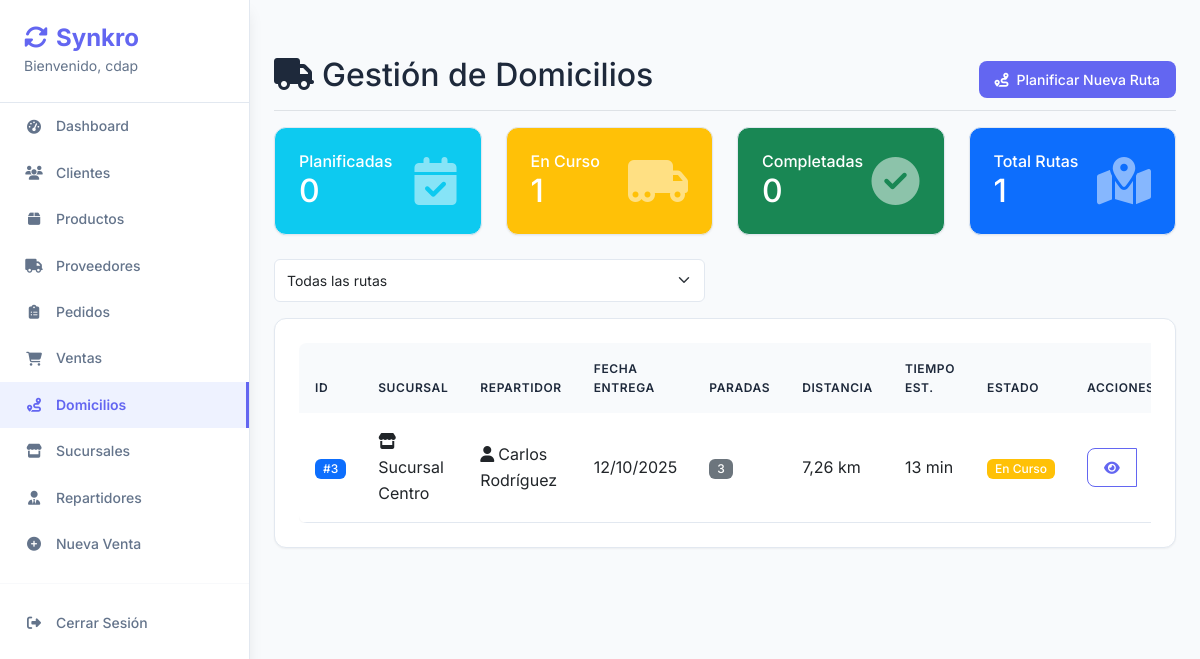
The app's page /domicilios/ (signed in), older data.
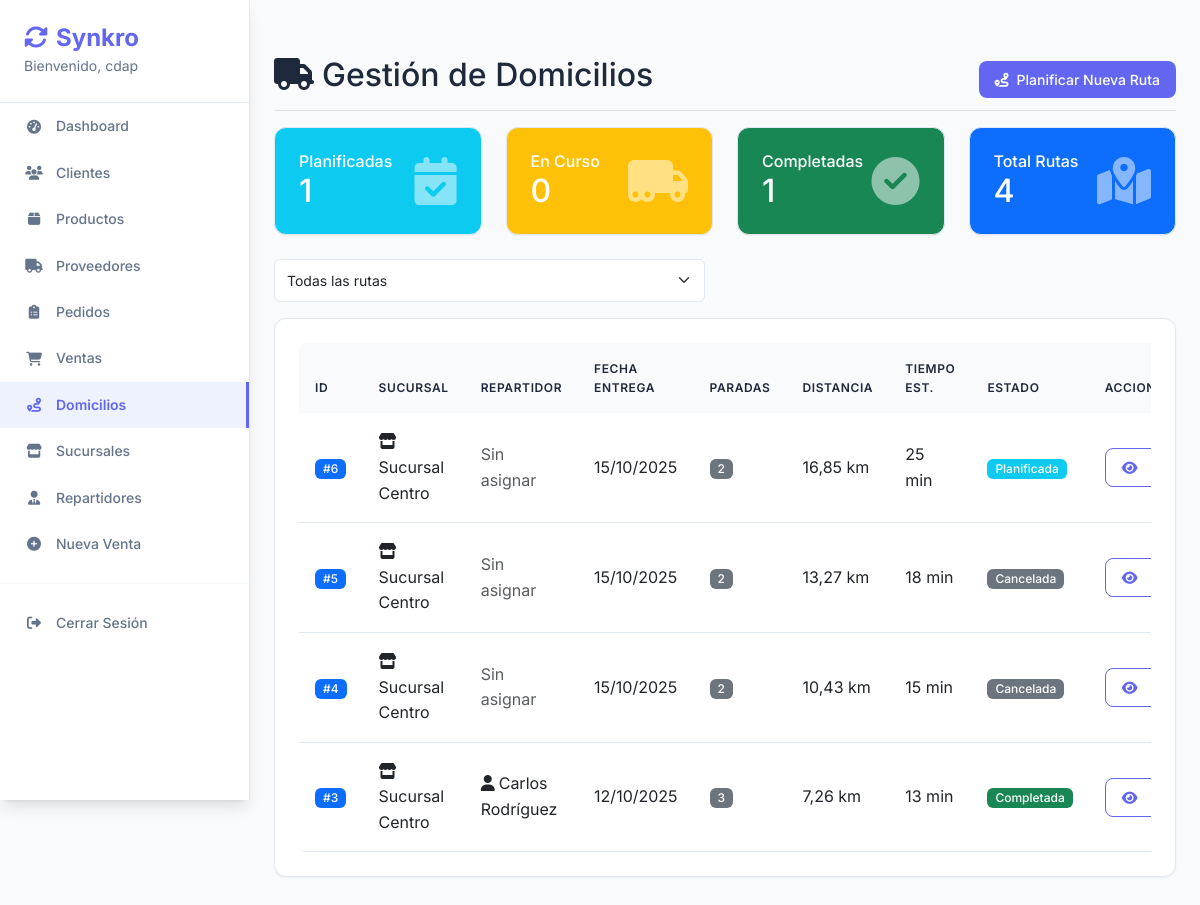
The same page, newer data.
### core/models.py (models this page shows, shortened)
class RutaEntrega(models.Model):
    ESTADO_CHOICES = [
        ('PLANIFICADA', 'Planificada'),
        ('EN_CURSO', 'En Curso'),
        ('COMPLETADA', 'Completada'),
        ('CANCELADA', 'Cancelada'),
    ]
    sucursal_origen = models.ForeignKey(Sucursal, on_delete=models.PROTECT, related_name='rutas')
    repartidor = models.ForeignKey(Repartidor, on_delete=models.SET_NULL, null=True, blank=True, related_name='rutas')
    fecha_creacion = models.DateTimeField(auto_now_add=True)
    fecha_entrega = models.DateField()
    distancia_total_km = models.DecimalField(max_digits=6, decimal_places=2)
    tiempo_estimado_min = models.PositiveIntegerField()
    numero_paradas = models.PositiveIntegerField()
    waypoints = models.JSONField(help_text="Coordenadas de los puntos de la ruta")
    geometria_ruta = models.JSONField(null=True, blank=True, help_text="Geometría completa de la ruta")
    estado_trafico = models.JSONField(default=dict, blank=True, help_text="Información de tráfico al momento de planificar")
    plan_cargue = models.JSONField(default=list, blank=True, help_text="Plan de cargue LIFO con orden de productos")
    instrucciones_navegacion = models.JSONField(default=list, blank=True, help_text="Instrucciones paso a paso de navegación")
    peso_total_kg = models.DecimalField(max_digits=8, decimal_places=2, default=0, help_text="Peso total de la carga")
    volumen_total_m3 = models.DecimalField(max_digits=8, decimal_places=3, default=0, help_text="Volumen total de la carga")
    estado = models.CharField(max_length=20, choices=ESTADO_CHOICES, default='PLANIFICADA')
    hora_inicio_real = models.DateTimeField(null=True, blank=True, help_text="Hora en que inició la ruta")
    hora_fin_real = models.DateTimeField(null=True, blank=True, help_text="Hora en que finalizó la ruta")
    class Meta:
        verbose_name_plural = "Rutas de Entrega"
        ordering = ['-fecha_creacion']

class Sucursal(models.Model):
    nombre = models.CharField(max_length=200, unique=True, help_text="Nombre de la sucursal")
    codigo = models.CharField(max_length=20, unique=True, help_text="Código único de la sucursal")
    direccion = models.CharField(max_length=300)
    ciudad = models.CharField(max_length=100, default='Barranquilla')
    departamento = models.CharField(max_length=100, default='Atlántico')
    latitud = models.DecimalField(max_digits=10, decimal_places=7, help_text="Latitud de la ubicación")
    longitud = models.DecimalField(max_digits=10, decimal_places=7, help_text="Longitud de la ubicación")
    telefono = models.CharField(max_length=20, blank=True)
    email = models.EmailField(blank=True, null=True)
    activa = models.BooleanField(default=True, help_text="Indica si la sucursal está operativa")
    es_principal = models.BooleanField(default=False, help_text="Sucursal principal por defecto")
    radio_cobertura_km = models.DecimalField(
        max_digits=5,
        decimal_places=2,
        default=10.0,
        help_text="Radio de cobertura en kilómetros"
    )
    horario_apertura = models.TimeField(null=True, blank=True)
    horario_cierre = models.TimeField(null=True, blank=True)
    fecha_creacion = models.DateTimeField(auto_now_add=True)
    notas = models.TextField(blank=True, help_text="Notas adicionales sobre la sucursal")
    class Meta:
        verbose_name_plural = "Sucursales"
        ordering = ['-es_principal', 'nombre']

class Repartidor(models.Model):
    ESTADO_CHOICES = [
        ('ACTIVO', 'Activo'),
        ('INACTIVO', 'Inactivo'),
        ('EN_RUTA', 'En Ruta'),
    ]
    nombre = models.CharField(max_length=200)
    telefono = models.CharField(max_length=20)
    documento = models.CharField(max_length=50, unique=True)
    estado = models.CharField(max_length=20, choices=ESTADO_CHOICES, default='ACTIVO')
    fecha_ingreso = models.DateField(auto_now_add=True)
    capacidad_maxima_kg = models.DecimalField(
        max_digits=10, decimal_places=2, default=1000.00,
        help_text="Capacidad máxima del vehículo en kilogramos (kg)"
    )
    capacidad_maxima_m3 = models.DecimalField(
        max_digits=10, decimal_places=3, default=5.000,
        help_text="Capacidad máxima del vehículo en metros cúbicos (m³)"
    )
    class Meta:
        verbose_name_plural = "Repartidores"

### core/views.py (the view)
# urls.py: path('domicilios/', views.domicilios_home, name='domicilios_home'),
@login_required
def domicilios_home(request):
    estado = request.GET.get('estado', 'todas')
    rutas = RutaEntrega.objects.select_related('sucursal_origen', 'repartidor').prefetch_related('detalles__venta')
    if estado != 'todas':
        rutas = rutas.filter(estado=estado.upper())
    context = {
        'rutas': rutas.order_by('-fecha_creacion'),
        'rutas_planificadas': RutaEntrega.objects.filter(estado='PLANIFICADA').count(),
        'rutas_en_curso': RutaEntrega.objects.filter(estado='EN_CURSO').count(),
        'rutas_completadas': RutaEntrega.objects.filter(estado='COMPLETADA').count(),
        'estado_selected': estado
    }
    return render(request, 'domicilios/dashboard.html', context)

### core/templates/domicilios/dashboard.html (shortened to what the changed rows need)
{% extends 'base.html' %}
{% block content %}
<div class="d-flex justify-content-between flex-wrap flex-md-nowrap align-items-center pt-3 pb-2 mb-3 border-bottom">
    <h1 class="h2"><i class="fas fa-truck me-2"></i>Gestión de Domicilios</h1>
</div>
<div class="row mb-4">
    <div class="col-md-3">
        <div class="card bg-info text-white">
            <div class="card-body">
                <div class="d-flex justify-content-between align-items-center">
                    <div>
                        <h6 class="card-title mb-0">Planificadas</h6>
                        <h2 class="mb-0">{{ rutas_planificadas }}</h2>
                    </div>
                </div>
            </div>
        </div>
    </div>
    <div class="col-md-3">
        <div class="card bg-warning text-white">
            <div class="card-body">
                <div class="d-flex justify-content-between align-items-center">
                    <div>
                        <h6 class="card-title mb-0">En Curso</h6>
                        <h2 class="mb-0">{{ rutas_en_curso }}</h2>
                    </div>
                </div>
            </div>
        </div>
    </div>
    <div class="col-md-3">
        <div class="card bg-success text-white">
            <div class="card-body">
                <div class="d-flex justify-content-between align-items-center">
                    <div>
                        <h6 class="card-title mb-0">Completadas</h6>
                        <h2 class="mb-0">{{ rutas_completadas }}</h2>
                    </div>
                </div>
            </div>
        </div>
    </div>
    <div class="col-md-3">
        <div class="card bg-primary text-white">
            <div class="card-body">
                <div class="d-flex justify-content-between align-items-center">
                    <div>
                        <h6 class="card-title mb-0">Total Rutas</h6>
                        <h2 class="mb-0">{{ rutas.count }}</h2>
                    </div>
                </div>
            </div>
        </div>
    </div>
</div>
<div class="card">
    <div class="card-body">
        {% if rutas %}
        <div class="table-responsive">
            <table class="table table-hover">
                <thead>
                    <tr>
                        <th>ID</th>
                        <th>Sucursal</th>
                        <th>Repartidor</th>
                        <th>Fecha Entrega</th>
                        <th>Paradas</th>
                        <th>Distancia</th>
                        <th>Tiempo Est.</th>
                        <th>Estado</th>
                        <th>Acciones</th>
                    </tr>
                </thead>
                <tbody>
                    {% for ruta in rutas %}
                    <tr>
                        <td><span class="badge bg-primary">#{{ ruta.id }}</span></td>
                        <td>
                            <i class="fas fa-store me-1"></i>{{ ruta.sucursal_origen.nombre }}
                        </td>
                        <td>
                            {% if ruta.repartidor %}
                                <i class="fas fa-user me-1"></i>{{ ruta.repartidor.nombre }}
                            {% else %}
                                <span class="text-muted">Sin asignar</span>
                            {% endif %}
                        </td>
                        <td>{{ ruta.fecha_entrega|date:"d/m/Y" }}</td>
                        <td><span class="badge bg-secondary">{{ ruta.numero_paradas }}</span></td>
                        <td>{{ ruta.distancia_total_km }} km</td>
                        <td>{{ ruta.tiempo_estimado_min }} min</td>
                        <td>
                            {% if ruta.estado == 'PLANIFICADA' %}
                                <span class="badge bg-info">Planificada</span>
                            {% elif ruta.estado == 'EN_CURSO' %}
                                <span class="badge bg-warning">En Curso</span>
                            {% elif ruta.estado == 'COMPLETADA' %}
                                <span class="badge bg-success">Completada</span>
                            {% else %}
                                <span class="badge bg-secondary">Cancelada</span>
                            {% endif %}
                        </td>
                        <td>
                            <div class="btn-group" role="group">
                                <a href="{% url 'ruta_detail' ruta.id %}"
                                   class="btn btn-sm btn-outline-primary" title="Ver Detalle">
                                    <i class="fas fa-eye"></i>
                                </a>
                                <a href="{% url 'ruta_descargar_plan' ruta.id %}"
                                   class="btn btn-sm btn-outline-success" title="Descargar Plan">
                                </a>
                            </div>
                        </td>
                    </tr>
                    {% endfor %}
                </tbody>
            </table>
        </div>
        {% endif %}
    </div>
</div>
{% endblock %}

Row changes from the older to the newer data that the page shows:
added RutaEntrega: id "6", sucursal_origen.nombre "Sucursal Centro", shows "Sin asignar", fecha_entrega "15/10/2025", numero_paradas "2", distancia_total_km "16,85", tiempo_estimado_min "25", estado "Planificada"
added RutaEntrega: id "5", sucursal_origen.nombre "Sucursal Centro", shows "Sin asignar", fecha_entrega "15/10/2025", numero_paradas "2", distancia_total_km "13,27", tiempo_estimado_min "18", estado "Cancelada"
added RutaEntrega: id "4", sucursal_origen.nombre "Sucursal Centro", shows "Sin asignar", fecha_entrega "15/10/2025", numero_paradas "2", distancia_total_km "10,43", tiempo_estimado_min "15", estado "Cancelada"
changed RutaEntrega "Carlos Rodríguez": estado "En Curso" → "Completada"
Text that changed along with them:
{{ rutas_planificadas }}: "0" → "1"
{{ rutas_en_curso }}: "1" → "0"
{{ rutas_completadas }}: "0" → "1"
{{ rutas.count }}: "1" → "4"
